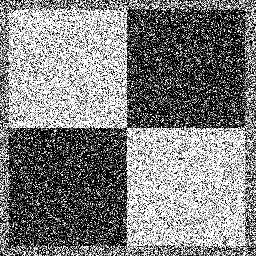
#> input picture PS1_Hough/ps1-input0-noise.png, 256 x 256 px
$ jupyter execute --allow-errors ps1_all_code.ipynb
#> lines starting #> are read from the running program, lines starting #| are printed output that depends on the picture; after the words box and inside, x2 and y2 are one past the last pixel; in counts of white or black regions, pixels touching at a corner belong together
[cell 1]
import cv2
import numpy as np
from math import sin, cos, tan, pi

[cell 2]
img0 = cv2.imread('ps1-input0.png', cv2.IMREAD_COLOR)

1 In the Problem Set directory there is a Data director with a few images. For this question use the first one ps1-input0.png which looks like this:
This is a test image for which the answer should be clear, where the “object” boundaries are only lines.

    a. Do “doc edge” in Matlab and read about edge operators. Using one of your choosing – for this image it probably won’t matter much – create an edge image which is a binary image with white pixels on the edges and black pixels elsewhere. If your edge operator uses parameters (like ‘canny’) play with those until you get the edges you would expect to see.
    Output: the edge image

[cell 3]
img0_edge = cv2.Canny(img0,100,200)
cv2.imwrite('ps1-1-a.png', img0_edge)
#> Out = True

2 Write a Hough method for finding lines. Remember to worry about d being negative if $\theta$ goes from 0 to $\pi$ .

    Apply it to the edge image. Draw the lines in color on the monochrome intensity (not edge) image. The lines can extend to the edge of the images (aka infinite lines).
    You should see an image that looks like this:
    You might get lines at the boundary of the image too depending upon the edge operator you selected (but those really shouldn’t be there).
    Output: Hough accumulator array image with peaks circled or somehow labeled.
    Output: intensity image with lines drawn on them
    Output: written response describing your accumulator bin sizes and why/how you picked those.

[cell 4]
def hough_line(img, edge_img=None, d_size=250, theta_size=250, peak_prop=0.9, min_vote=100):

    if edge_img is not None:
        edge = edge_img
    else:
        edge = cv2.Canny(img, 100, 200)

    if img is not None:
        img_out = img.copy()

    H = np.zeros((d_size, theta_size))
    theta = np.deg2rad(np.arange(0.0, 180.0, 180.0/theta_size))

    d_max = int(np.hypot(len(img), len(img[0])))
    d_max = round(d_max, 2)
    d_step = d_max / d_size * 2

    distance = np.arange(0-d_max, d_max, d_step)
    true_max_d = 0.0
    true_min_d = 200.0
    true_max_d_index = 0
    true_min_d_index = 100

    y_size, x_size = edge.shape

    for i in range(x_size):
        for j in range(y_size):
            if edge[j][i] >= 200:
                for k in range(len(theta)):
                    ang = theta[k]
                    d = i * cos(ang) + j * sin(ang)
                    d_index = int(d/d_step + 0.5) + int(d_size/2)
                    H[d_index][k] += 1.0
                    #H[d_index - 1 if d_index > 0 else 0][k] += 0.1
                    #H[d_index + 1 if d_index < d_size - 1 else d_size - 1] += 0.1

    i, j = H.shape
    m = np.max(H)
    for p in range(i):
        for q in range(j):
            if H[p][q] >= m * peak_prop and H[p][q] > min_vote:
                d = (p - d_size/2) * d_step
                t = theta[q]

                if abs(t - pi/2) > 0.01:
                    if t > 0.01:
                        p1_x = int(d / cos(t) + 0.5)
                        p2_x = int( (d - y_size * sin(t)) / cos(t) + 0.5)
                        p1_y = 0
                        p2_y = y_size
                    else:
                        p1_x = int(d)
                        p2_x = int(d)
                        p1_y = 0
                        p2_y = y_size

                else:
                    p1_x = 0
                    p2_x = x_size -1
                    p1_y = int(d)
                    p2_y = int(d)

                img_out = cv2.line(img_out, (p1_x, p1_y), (p2_x, p2_y), (100,200,0), 1)
    if img is not None:
        return img_out, H
    else:
        return H

#> (a cell that did not finish here is left out)

Answer:

    I choose the accumulator array size by using the similar size with the original image. If the size of accumulator is too small, it is hard to calculate a precise distance.

3 Now were going to add noise. For this question use the first one ps1-input0-noise.png .

    a. This image is the same as before but with noise. Compute a modestly smoothed version of this image by using a Gaussian filter. Make σ at least a few pixels big.
    Output: smoothed image

[cell 6]
img0_noise = cv2.imread('ps1-input0-noise.png', cv2.IMREAD_COLOR)
#> img0_noise is the input picture: shape (256, 256, 3); min 0, max 255, mean 127.6

[cell 7]
img0_noise_filtered = cv2.GaussianBlur(img0_noise, (7,7), 3)
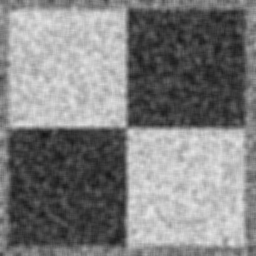
#> img0_noise_filtered: shape (256, 256, 3); min 21, max 230, mean 127.6
cv2.imwrite('ps1-3-a.png', img0_noise_filtered)
#> Out = True

    b. Using an edge operator of your choosing, create a binary edge image for both the raw monochrome image and the smoothed version above.
    Output: the two edge images

[cell 8]
img0_noise_edge = cv2.Canny(img0_noise, 200, 250)
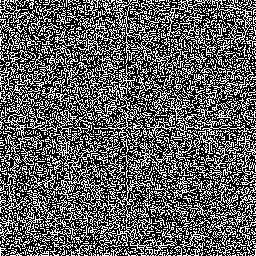
#> img0_noise_edge: shape (256, 256); 37% white in thin lines or dots
img0_noise_filtered_edge = cv2.Canny(img0_noise_filtered, 50, 160)
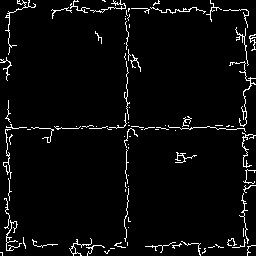
#> img0_noise_filtered_edge: shape (256, 256); 4% white in thin lines or dots

cv2.imwrite('ps1-3-b-1.png', img0_noise_edge)
cv2.imwrite('ps1-3-b-2.png', img0_noise_filtered_edge)
#> Out = True

    c. Now apply your Hough method to the smoothed version of the edge image. Your goal is to adjust the filtering, the edge finding, and the Hough algorithms to find the lines as best you can in this test case

    Output: Hough accumulator array image with peaks circled or somehow labeled.
    Output: intensity image (original one with the noise )with lines drawn on them
    Output: describe what you had to do to get the best result you could.

[cell 9]
# Apply Hough method
img0_noise_filtered_hough, hough_img0_noise = hough_line(
    img = img0_noise_filtered, edge_img=img0_noise_filtered_edge, d_size=200, theta_size=200, peak_prop=0.8)
#> call 2 of hough_line, with d_size = 200, theta_size = 200, peak_prop = 0.8, min_vote = 100
#> in hough_line (call 2), `d_max = int(np.hypot(len(img), len(img[0])))`: d_max = 362
#> in hough_line (call 2), `d_step = d_max / d_size * 2`: d_step = 3.62
#> after the loop in hough_line (call 2), `for i in range(x_size):`:
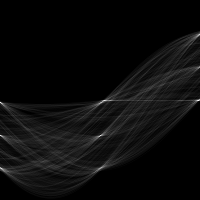
#> H: shape (200, 200) float64; min 0, max 288, mean 13; drawn with min black and max white
#> in hough_line (call 2), `m = np.max(H)`: m = 288
#> after the loop in hough_line (call 2), `for p in range(i):`:
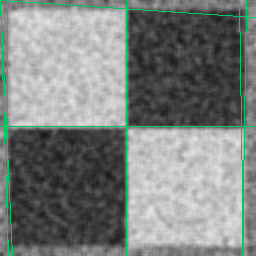
#> img_out: shape (256, 256, 3); 2.98% of pixels changed, all inside (x1, y1, x2, y2) = (0, 0, 256, 256)
cv2.imwrite('ps1-3-c.png', img0_noise_filtered_hough)
#> Out = True

[cell 10]
# Create accumulator array image
hough_max = np.max(hough_img0_noise)
#> hough_max = 288
hough_img0_noise[:,:] = (1.0 - hough_img0_noise/hough_max) *255.0
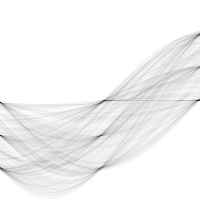
#> hough_img0_noise: shape (200, 200) float64; min 0, max 255, mean 243.5
cv2.imwrite('ps1-3-c-1.png', hough_img0_noise)
#> Out = True
